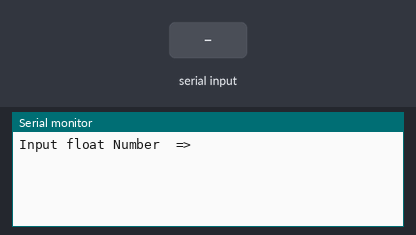
A sketch run on a simulated Arduino Uno, built with avr-gcc and run on an emulated ATmega328P. On the bench: the last lines printed to the serial monitor. The inputs (shaded band) are chosen by the test bench.

Above: at 1.2 s.
1.3 s: "90,45\n" received over Serial
At 2.2 s:
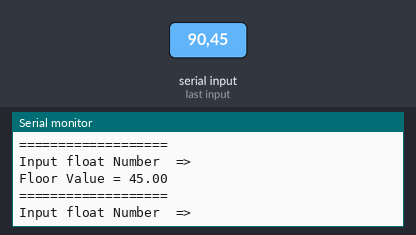
2.8 s: "30,150\n" received over Serial
At 4.9 s:
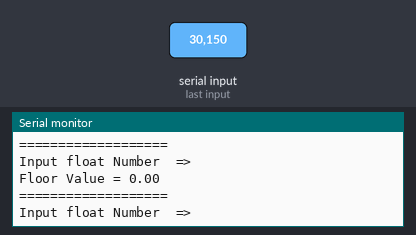
Timing chart, 0 to 6.4 s (numbered marks = the images above; inputs shaded):
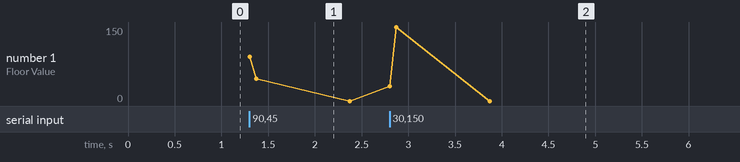

The sketch:

ex6-2.ino
```cpp
float make_floor(float);

void setup() {
  // 시리얼 통신 속도 설정 : 속도 9600 bps, 8데이터 비트, 패리티 없음, 한 개의 스톱비트
 Serial.begin(9600) ;

}
void loop() {
      float Num, a ;

      Serial.println("Input float Number  =>");

     // PC에서 데이터가 전송되어 올때까지 기다린다.
      while(1) {
       if(Serial.available() > 0 ) break;
      }
      Num = Serial.parseFloat();
      a = make_floor(Num);

    Serial.print("Floor Value = ");
    Serial.println(a);
    Serial.println("===================");
  }

 float make_floor(float x)
 {
   int t ;
   float buff;

   if(x < 0.0 ) x = x-1.0;
   t = x /1.0;

   return (float) t ;
 }
```

Measured:
- after the input at 1.3 s, the serial monitor: prints a new line at once (image 1)
- after the input at 2.8 s, the serial monitor: prints a new line at once (image 2)
